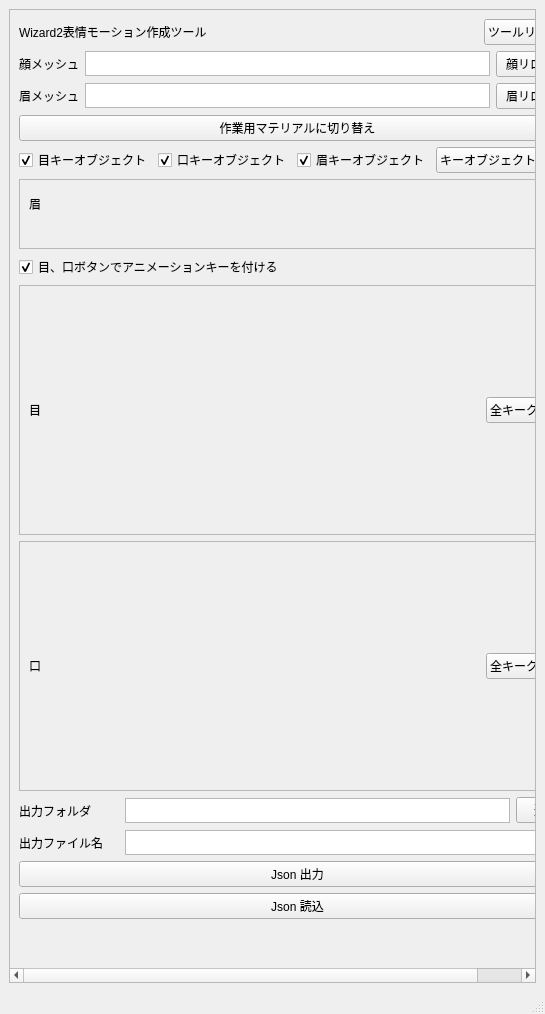
<?xml version="1.0" encoding="UTF-8"?>
<ui version="4.0">
 <class>MainWindow</class>
 <widget class="QMainWindow" name="MainWindow">
  <property name="geometry">
   <rect>
    <x>0</x>
    <y>0</y>
    <width>545</width>
    <height>1014</height>
   </rect>
  </property>
  <property name="sizePolicy">
   <sizepolicy hsizetype="Preferred" vsizetype="Preferred">
    <horstretch>0</horstretch>
    <verstretch>0</verstretch>
   </sizepolicy>
  </property>
  <property name="minimumSize">
   <size>
    <width>500</width>
    <height>100</height>
   </size>
  </property>
  <property name="baseSize">
   <size>
    <width>500</width>
    <height>1000</height>
   </size>
  </property>
  <property name="windowTitle">
   <string>MainWindow</string>
  </property>
  <widget class="QWidget" name="centralwidget">
   <layout class="QVBoxLayout" name="verticalLayout_5">
    <item>
     <widget class="QScrollArea" name="scrollArea">
      <property name="sizePolicy">
       <sizepolicy hsizetype="Expanding" vsizetype="Expanding">
        <horstretch>0</horstretch>
        <verstretch>0</verstretch>
       </sizepolicy>
      </property>
      <property name="sizeAdjustPolicy">
       <enum>QAbstractScrollArea::AdjustToContents</enum>
      </property>
      <property name="widgetResizable">
       <bool>true</bool>
      </property>
      <widget class="QWidget" name="scrollAreaWidgetContents_4">
       <property name="geometry">
        <rect>
         <x>0</x>
         <y>0</y>
         <width>525</width>
         <height>953</height>
        </rect>
       </property>
       <layout class="QVBoxLayout" name="verticalLayout">
        <item>
         <layout class="QHBoxLayout" name="horizontalLayout_1">
          <item>
           <widget class="QLabel" name="lbl_about">
            <property name="text">
             <string>Wizard2表情モーション作成ツール</string>
            </property>
           </widget>
          </item>
          <item>
           <spacer name="horizontalSpacer">
            <property name="orientation">
             <enum>Qt::Horizontal</enum>
            </property>
            <property name="sizeHint" stdset="0">
             <size>
              <width>40</width>
              <height>20</height>
             </size>
            </property>
           </spacer>
          </item>
          <item>
           <widget class="QPushButton" name="btn_reload_window">
            <property name="maximumSize">
             <size>
              <width>100</width>
              <height>16777215</height>
             </size>
            </property>
            <property name="toolTip">
             <string>ウィンドウを開きなおします</string>
            </property>
            <property name="text">
             <string>ツールリロード</string>
            </property>
           </widget>
          </item>
         </layout>
        </item>
        <item>
         <layout class="QHBoxLayout" name="horizontalLayout_2">
          <item>
           <widget class="QLabel" name="lbl_face_model">
            <property name="text">
             <string>顔メッシュ</string>
            </property>
           </widget>
          </item>
          <item>
           <widget class="QTextEdit" name="txt_face_model">
            <property name="maximumSize">
             <size>
              <width>16777215</width>
              <height>25</height>
             </size>
            </property>
           </widget>
          </item>
          <item>
           <widget class="QPushButton" name="btn_reload_face">
            <property name="toolTip">
             <string>表情を変える顔メッシュを選択します。キャラモデルを選択しておくとある程度自動選択されます。</string>
            </property>
            <property name="text">
             <string>顔リロード</string>
            </property>
           </widget>
          </item>
         </layout>
        </item>
        <item>
         <layout class="QHBoxLayout" name="horizontalLayout_3">
          <item>
           <widget class="QLabel" name="lbl_eyebrow_model">
            <property name="text">
             <string>眉メッシュ</string>
            </property>
           </widget>
          </item>
          <item>
           <widget class="QTextEdit" name="txt_eyebrow_model">
            <property name="maximumSize">
             <size>
              <width>16777215</width>
              <height>25</height>
             </size>
            </property>
           </widget>
          </item>
          <item>
           <widget class="QPushButton" name="btn_reload_eyebrow">
            <property name="toolTip">
             <string>表情を変える眉メッシュを選択します。キャラモデルを選択しておくとある程度自動選択されます。</string>
            </property>
            <property name="text">
             <string>眉リロード</string>
            </property>
           </widget>
          </item>
         </layout>
        </item>
        <item>
         <layout class="QHBoxLayout" name="horizontalLayout_4">
          <item>
           <widget class="QPushButton" name="btn_tgl_edit_orig_mat">
            <property name="toolTip">
             <string>目口の表情作成にはマテリアルを切り替える必要があります</string>
            </property>
            <property name="text">
             <string>作業用マテリアルに切り替え</string>
            </property>
           </widget>
          </item>
         </layout>
        </item>
        <item>
         <layout class="QHBoxLayout" name="horizontalLayout">
          <item>
           <widget class="QCheckBox" name="chk_select_keynode_eye">
            <property name="toolTip">
             <string>目のモーションキーを打っているTexture2Dノードを選択します</string>
            </property>
            <property name="text">
             <string>目キーオブジェクト</string>
            </property>
            <property name="checked">
             <bool>true</bool>
            </property>
           </widget>
          </item>
          <item>
           <widget class="QCheckBox" name="chk_select_keynode_mouth">
            <property name="toolTip">
             <string>口のモーションキーを打っているTexture2Dノードを選択します</string>
            </property>
            <property name="text">
             <string>口キーオブジェクト</string>
            </property>
            <property name="checked">
             <bool>true</bool>
            </property>
           </widget>
          </item>
          <item>
           <widget class="QCheckBox" name="chk_select_keynode_eyebrow">
            <property name="toolTip">
             <string>眉のモーションキーを打っているシェイプを選択します</string>
            </property>
            <property name="text">
             <string>眉キーオブジェクト</string>
            </property>
            <property name="checked">
             <bool>true</bool>
            </property>
           </widget>
          </item>
          <item>
           <widget class="QPushButton" name="btn_select_keynode">
            <property name="toolTip">
             <string>チェックを入れたキーオブジェクトを選択します</string>
            </property>
            <property name="text">
             <string>キーオブジェクトを選択</string>
            </property>
           </widget>
          </item>
         </layout>
        </item>
        <item>
         <widget class="QScrollArea" name="scroll_eyebrow">
          <property name="sizePolicy">
           <sizepolicy hsizetype="Preferred" vsizetype="Preferred">
            <horstretch>0</horstretch>
            <verstretch>0</verstretch>
           </sizepolicy>
          </property>
          <property name="minimumSize">
           <size>
            <width>400</width>
            <height>50</height>
           </size>
          </property>
          <property name="widgetResizable">
           <bool>true</bool>
          </property>
          <widget class="QWidget" name="scrollAreaWidgetContents_3">
           <property name="geometry">
            <rect>
             <x>0</x>
             <y>0</y>
             <width>505</width>
             <height>69</height>
            </rect>
           </property>
           <layout class="QVBoxLayout" name="verticalLayout_4">
            <item>
             <widget class="QLabel" name="lbl_eyebrow">
              <property name="maximumSize">
               <size>
                <width>16777215</width>
                <height>25</height>
               </size>
              </property>
              <property name="text">
               <string>眉</string>
              </property>
             </widget>
            </item>
            <item>
             <layout class="QVBoxLayout" name="layout_eyebrow">
              <property name="leftMargin">
               <number>20</number>
              </property>
              <property name="topMargin">
               <number>10</number>
              </property>
              <property name="rightMargin">
               <number>20</number>
              </property>
              <property name="bottomMargin">
               <number>10</number>
              </property>
             </layout>
            </item>
           </layout>
          </widget>
         </widget>
        </item>
        <item>
         <widget class="QCheckBox" name="chk_set_key">
          <property name="toolTip">
           <string>OFFの場合は表情切替だけになります</string>
          </property>
          <property name="text">
           <string>目、口ボタンでアニメーションキーを付ける</string>
          </property>
          <property name="checked">
           <bool>true</bool>
          </property>
         </widget>
        </item>
        <item>
         <widget class="QScrollArea" name="scroll_eye">
          <property name="sizePolicy">
           <sizepolicy hsizetype="Preferred" vsizetype="Preferred">
            <horstretch>0</horstretch>
            <verstretch>0</verstretch>
           </sizepolicy>
          </property>
          <property name="minimumSize">
           <size>
            <width>400</width>
            <height>250</height>
           </size>
          </property>
          <property name="widgetResizable">
           <bool>true</bool>
          </property>
          <widget class="QWidget" name="scrollAreaWidgetContents">
           <property name="geometry">
            <rect>
             <x>0</x>
             <y>0</y>
             <width>505</width>
             <height>248</height>
            </rect>
           </property>
           <layout class="QVBoxLayout" name="verticalLayout_2">
            <item>
             <layout class="QHBoxLayout" name="horizontalLayout_8">
              <item>
               <widget class="QLabel" name="lbl_eye">
                <property name="maximumSize">
                 <size>
                  <width>16777215</width>
                  <height>25</height>
                 </size>
                </property>
                <property name="text">
                 <string>目</string>
                </property>
               </widget>
              </item>
              <item>
               <widget class="QPushButton" name="btn_clear_eye_keys">
                <property name="sizePolicy">
                 <sizepolicy hsizetype="Fixed" vsizetype="Fixed">
                  <horstretch>0</horstretch>
                  <verstretch>0</verstretch>
                 </sizepolicy>
                </property>
                <property name="toolTip">
                 <string>目のキーフレームをすべてクリア</string>
                </property>
                <property name="text">
                 <string>全キークリア</string>
                </property>
               </widget>
              </item>
             </layout>
            </item>
            <item>
             <layout class="QGridLayout" name="layout_eye"/>
            </item>
           </layout>
          </widget>
         </widget>
        </item>
        <item>
         <widget class="QScrollArea" name="scroll_mouth">
          <property name="sizePolicy">
           <sizepolicy hsizetype="Preferred" vsizetype="Preferred">
            <horstretch>0</horstretch>
            <verstretch>0</verstretch>
           </sizepolicy>
          </property>
          <property name="minimumSize">
           <size>
            <width>400</width>
            <height>250</height>
           </size>
          </property>
          <property name="widgetResizable">
           <bool>true</bool>
          </property>
          <widget class="QWidget" name="scrollAreaWidgetContents_2">
           <property name="geometry">
            <rect>
             <x>0</x>
             <y>0</y>
             <width>505</width>
             <height>248</height>
            </rect>
           </property>
           <layout class="QVBoxLayout" name="verticalLayout_3">
            <item>
             <layout class="QHBoxLayout" name="horizontalLayout_10">
              <item>
               <widget class="QLabel" name="lbl_mouth">
                <property name="maximumSize">
                 <size>
                  <width>16777215</width>
                  <height>25</height>
                 </size>
                </property>
                <property name="text">
                 <string>口</string>
                </property>
               </widget>
              </item>
              <item>
               <widget class="QPushButton" name="btn_clear_mouth_keys">
                <property name="sizePolicy">
                 <sizepolicy hsizetype="Fixed" vsizetype="Fixed">
                  <horstretch>0</horstretch>
                  <verstretch>0</verstretch>
                 </sizepolicy>
                </property>
                <property name="toolTip">
                 <string>口のキーフレームをすべてクリア</string>
                </property>
                <property name="text">
                 <string>全キークリア</string>
                </property>
               </widget>
              </item>
             </layout>
            </item>
            <item>
             <layout class="QGridLayout" name="layout_mouth"/>
            </item>
           </layout>
          </widget>
         </widget>
        </item>
        <item>
         <layout class="QHBoxLayout" name="horizontalLayout_11">
          <item>
           <widget class="QLabel" name="lbl_out_dir">
            <property name="sizePolicy">
             <sizepolicy hsizetype="Preferred" vsizetype="MinimumExpanding">
              <horstretch>0</horstretch>
              <verstretch>0</verstretch>
             </sizepolicy>
            </property>
            <property name="minimumSize">
             <size>
              <width>100</width>
              <height>0</height>
             </size>
            </property>
            <property name="maximumSize">
             <size>
              <width>100</width>
              <height>16777215</height>
             </size>
            </property>
            <property name="text">
             <string>出力フォルダ</string>
            </property>
           </widget>
          </item>
          <item>
           <widget class="QTextEdit" name="txt_out_dir">
            <property name="maximumSize">
             <size>
              <width>16777215</width>
              <height>25</height>
             </size>
            </property>
           </widget>
          </item>
          <item>
           <widget class="QPushButton" name="btn_out_dir">
            <property name="maximumSize">
             <size>
              <width>60</width>
              <height>16777215</height>
             </size>
            </property>
            <property name="text">
             <string>選択</string>
            </property>
            <property name="iconSize">
             <size>
              <width>20</width>
              <height>20</height>
             </size>
            </property>
           </widget>
          </item>
         </layout>
        </item>
        <item>
         <layout class="QHBoxLayout" name="horizontalLayout_12">
          <item>
           <widget class="QLabel" name="lbl_out_file_name">
            <property name="minimumSize">
             <size>
              <width>100</width>
              <height>0</height>
             </size>
            </property>
            <property name="maximumSize">
             <size>
              <width>100</width>
              <height>16777215</height>
             </size>
            </property>
            <property name="text">
             <string>出力ファイル名</string>
            </property>
           </widget>
          </item>
          <item>
           <widget class="QTextEdit" name="txt_out_file_name">
            <property name="maximumSize">
             <size>
              <width>16777215</width>
              <height>25</height>
             </size>
            </property>
           </widget>
          </item>
         </layout>
        </item>
        <item>
         <widget class="QPushButton" name="btn_export_motion">
          <property name="toolTip">
           <string>表情イベントデータのjsonを出力します。Unity側のAvatarViewer &gt; 表情切替アニメーションイベント編集 &gt; Json読込 で読み込みます。</string>
          </property>
          <property name="text">
           <string>Json 出力</string>
          </property>
         </widget>
        </item>
        <item>
         <widget class="QPushButton" name="btn_import_motion">
          <property name="toolTip">
           <string>表情イベントデータのjsonを読込みます。Unity側のAvatarViewer &gt; 表情切替アニメーションイベント編集 &gt; Json出力 したJsonです</string>
          </property>
          <property name="text">
           <string>Json 読込</string>
          </property>
         </widget>
        </item>
        <item>
         <spacer name="verticalSpacer">
          <property name="orientation">
           <enum>Qt::Vertical</enum>
          </property>
          <property name="sizeHint" stdset="0">
           <size>
            <width>20</width>
            <height>40</height>
           </size>
          </property>
         </spacer>
        </item>
       </layout>
      </widget>
     </widget>
    </item>
   </layout>
  </widget>
  <widget class="QMenuBar" name="menubar">
   <property name="geometry">
    <rect>
     <x>0</x>
     <y>0</y>
     <width>545</width>
     <height>21</height>
    </rect>
   </property>
  </widget>
  <widget class="QStatusBar" name="statusbar"/>
 </widget>
 <resources/>
 <connections/>
</ui>
